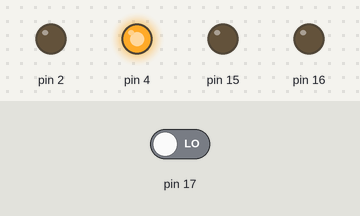
A sketch run on a simulated Arduino Uno, built with avr-gcc and run on an emulated ATmega328P. On the bench: output pins drawn as LEDs (lit = HIGH). Dashed ring = blinking. Inputs (shaded band) come from the test bench; at power-on: pin 17 LOW. What the sketch prints to the serial monitor is not drawn.

Above: at 3.8 s.
3.9 s: pin 17 driven HIGH
At 5.3 s:
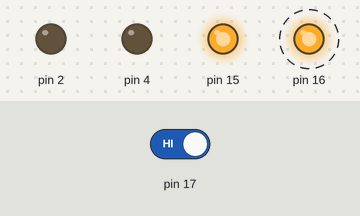
8.9 s: pin 17 driven LOW
At 10.4 s:
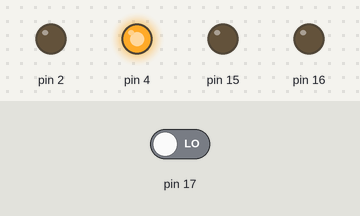
Timing chart, 0 to 11.9 s (numbered marks = the images above; inputs shaded):
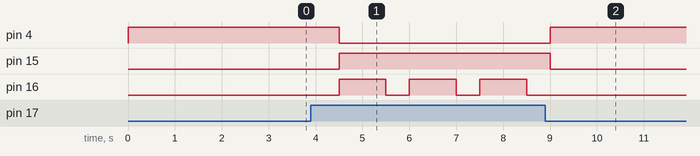

The sketch:

04_PIR2.ino
```cpp
void setup() {
  // put your setup code here, to run once:
  Serial.begin(115200);
  pinMode(17,INPUT);
  pinMode(16,OUTPUT);

  pinMode(15,OUTPUT);
  pinMode(2,OUTPUT);
  pinMode(4,OUTPUT);
}

void loop() {
  // put your main code here, to run repeatedly:
  int value = digitalRead(17);
  if (value == HIGH){
    //Serial.println("")
    digitalWrite(4,LOW);
    digitalWrite(15,HIGH);
    Serial.println("有人ㄚㄚㄚㄚㄚ");

    digitalWrite(16,HIGH);
    delay(1000);
    digitalWrite(16,LOW);

  }else{
    digitalWrite(15,LOW);
    digitalWrite(4,HIGH);
    Serial.println("沒人了");
    delay(1000);
  }
//  Serial.println(value);
  delay(500);
}
```

Measured:
- after the input at 3.9 s, pin 4: HIGH → LOW after 0.60 s; pin 15: LOW → HIGH after 0.60 s; pin 16: alternates HIGH for 1.0 s and LOW for 0.50 s, starting after 0.60 s
- after the input at 8.9 s, pin 4: LOW → HIGH after 0.10 s; pin 15: HIGH → LOW after 0.10 s; pin 16: stops changing and stays LOW
